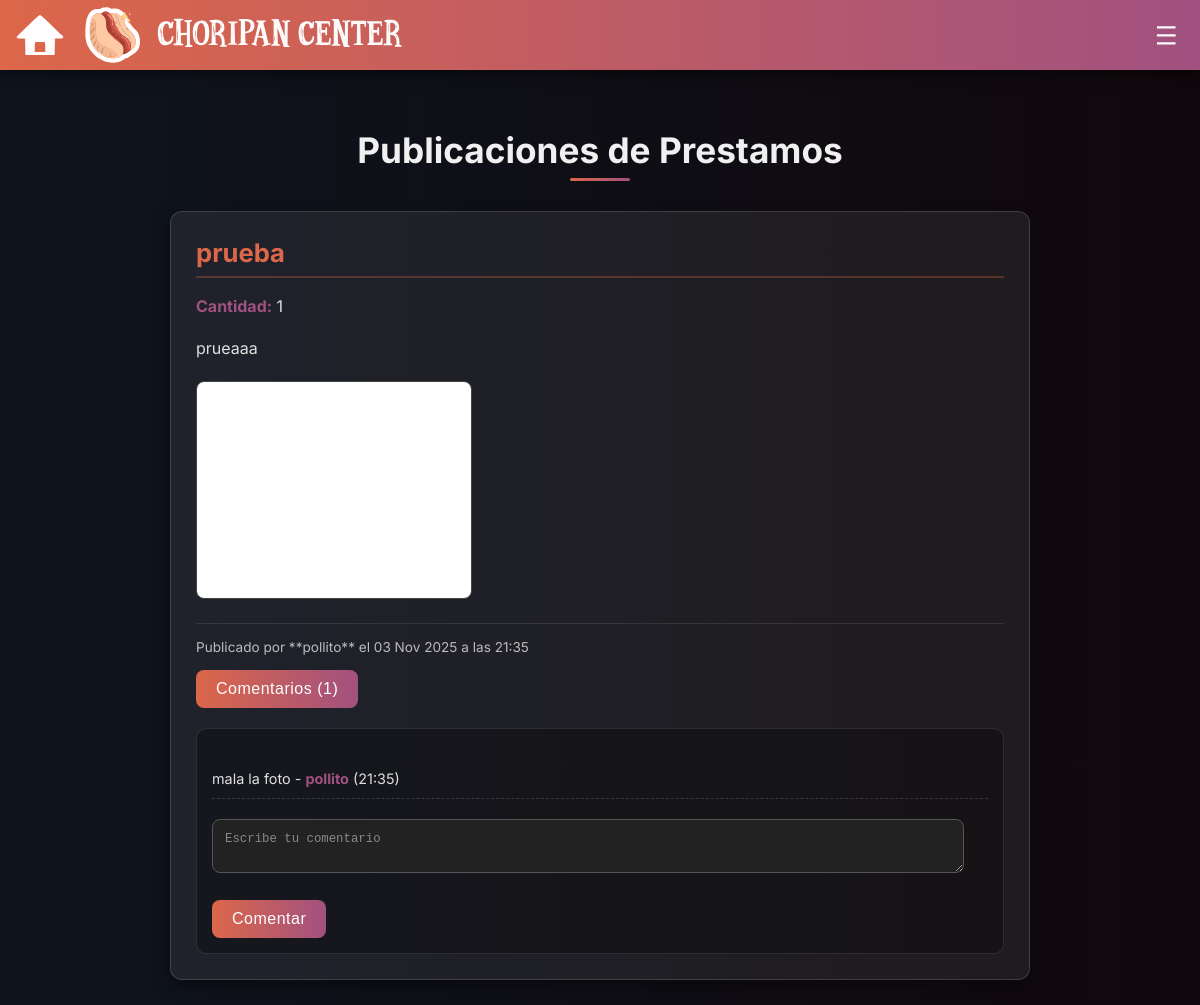
Before: /muros/prestamos/ with the older database file.
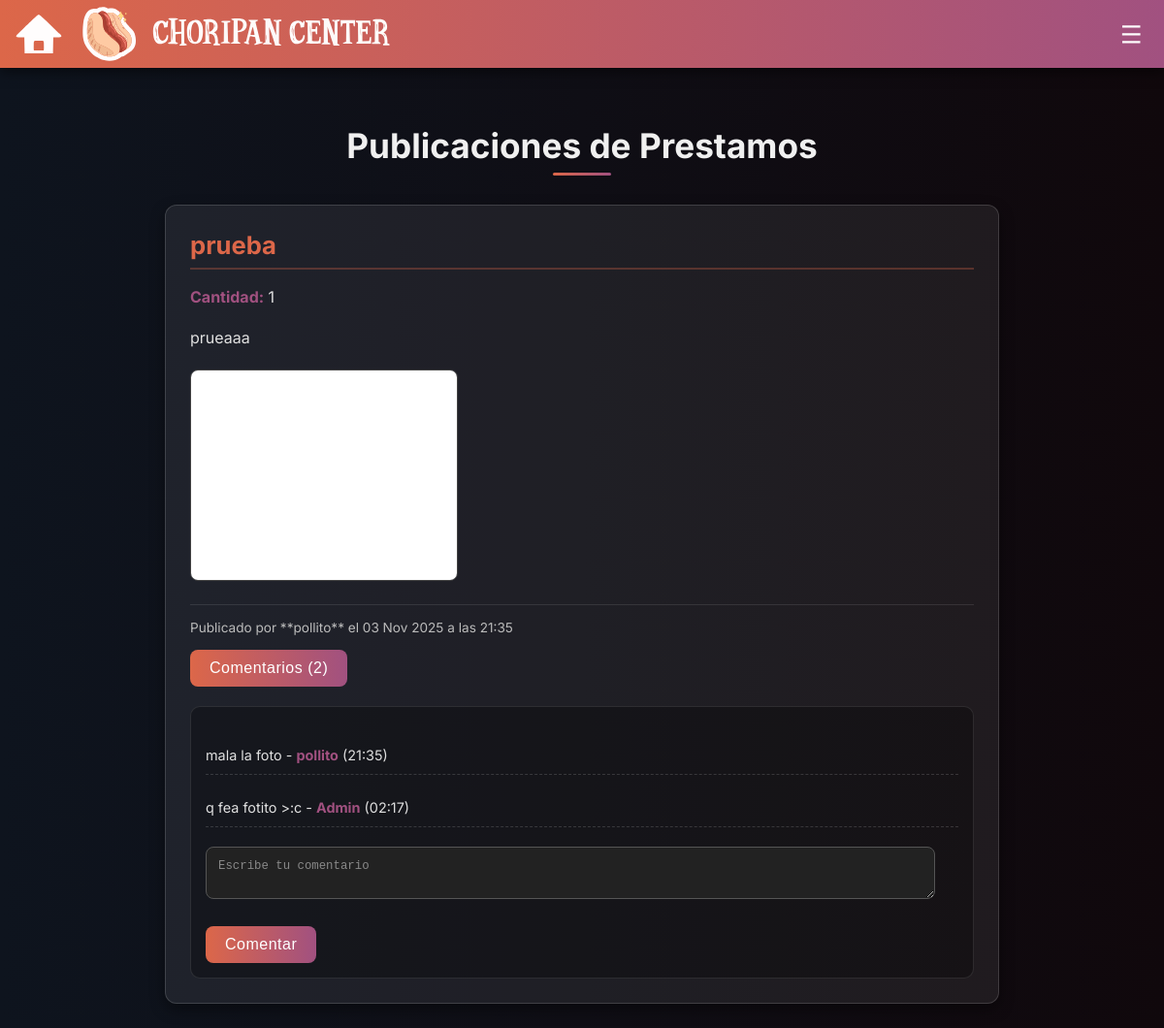
After: the same page with the newer database file.
### publicaciones/models.py (models this page shows)
class Publicacion(models.Model):
    usuario = models.ForeignKey(User, on_delete=models.CASCADE)
    tipoMuro = models.CharField(max_length=10, choices=TIPO_MURO)
    contenido = models.TextField(verbose_name='Comentario')
    fechaCreacion = models.DateTimeField(auto_now_add=True)
    modalidad = models.CharField(max_length=10, choices=MODALIDAD_SESION ,blank=True, null=True)
    tipoSesion = models.CharField(max_length=15, choices=TIPO_SESION,blank=True, null=True)
    asignatura = models.CharField(max_length=20, choices=DEPARTAMENTOS, blank=True, null=True)
    materialPrestamo = models.CharField(max_length=150, blank=True, null=True)
    cantMaterial = models.PositiveIntegerField(blank=True, null=True)
    titulo = models.CharField(max_length=150,blank=True, null=True)
    fotoMaterial = models.ImageField(upload_to='publicaciones_fotos/', blank=True, null=True)
    dias = models.CharField(max_length=15, choices=PREF_DIA, blank=True, null=True)
    Comunicacion = models.CharField(max_length=59, choices=TIPO_COMUNICACION, blank=True, null=True)
    metododeestudio = models.CharField(max_length=30, choices=METODO_DE_ESTUDIO, blank=True, null=True)

class Comentario(models.Model):
      publicacion = models.ForeignKey(Publicacion, on_delete=models.CASCADE, related_name='Comentarios')
      usuario = models.ForeignKey(User, on_delete=models.CASCADE)
      contenido = models.TextField(verbose_name='Comentario')
      fechaCreacion = models.DateTimeField(auto_now_add=True)

### publicaciones/views.py (the view)
# urls.py: path('muros/prestamos/', views.muro_prestamos_view, name='muro_prestamos'),
def muro_prestamos_view(request):
    publicaciones = Publicacion.objects.filter(tipoMuro = 'PRESTAMOS').order_by('fechaCreacion')
    datitos = {
        'nombre' : 'Prestamos',
        'publicacion' : publicaciones,
        'comentarios' : FormComentarios()
    }
    return render(request, 'Muros/muro_prestamo.html', datitos)

### publicaciones/forms.py
class FormComentarios(forms.ModelForm):
    class Meta:
        model = Comentario
        fields = ['contenido']
        labels = {'contenido': ''
                  }
        widgets = {
            'contenido': forms.Textarea(attrs={'rows': 2, 'placeholder': 'Escribe tu comentario','class': '#'})
        }

### publicaciones/templates/Muros/muro_prestamo.html (shortened to what this page needs)
{% load static %}
<!DOCTYPE html>
<html lang="es">
<head>
    <link rel="stylesheet" href="{% static 'muros/style_muro_prestamos.css' %}">
</head>
<body>
    <header class="navbar">
        <div class="logo-grupo-izquierdo">
            <a href="{% url 'home' %}" class="config-boton logo-casita">
                <img src="{% static 'images/logo-casita (2).svg' %}">
            </a>
            <img src="{% static 'images/logo-choripan.svg' %}">
        </div>
        <div class="Nav-Boton">
            <button class="config-boton menu-button" onclick="abrirmenu()">
                <img src="{% static 'images/logo-menu.svg' %}">
            </button>
        </div>
    </header>
    {% block content %}
    <div class="main-content">
        <h2>Publicaciones de {{ nombre }}</h2>
        {% for pub in publicacion %}
        <div class="publicacion-card">
            <h3>{{ pub.materialPrestamo }}</h3>
            <p><strong>Cantidad:</strong> {{ pub.cantMaterial }}</p>
            <p>{{ pub.contenido }}</p>
            {% if pub.fotoMaterial %}
                <img src="{{ pub.fotoMaterial.url }}"
                    alt="Imagen de {{ pub.materialPrestamo }}"
                    style="max-width: 100%; height: auto; border-radius: 8px; margin-top: 10px; border: 1px solid #444;">
            {% endif %}
            <div class="publicacion-meta">
                Publicado por **{{ pub.usuario.username }}** el {{ pub.fechaCreacion|date:"d M Y" }} a las {{ pub.fechaCreacion|date:"H:i" }}
            </div>
            <p style="margin-top: 15px;">
                <button onclick="verComentarios('comentarios-{{ pub.id }}')">
                    Comentarios ({{ pub.Comentarios.count }})
                </button>
            </p>
            <div id="comentarios-{{ pub.id }}">
                {% for comentario in pub.Comentarios.all %}
                    <p class="comentario-item">
                        {{ comentario.contenido }} -
                        <span style="font-weight: bold;">{{ comentario.usuario.username }}</span>
                        ({{ comentario.fechaCreacion|date:"H:i" }})
                    </p>
                {% empty %}
                    <p>No hay comentarios.</p>
                {% endfor %}
                <form method="POST" action="{% url 'crear_comentario' pub.id pub.tipoMuro %}" class="comentarios-form">
                    {{ comentarios.as_p }}
                    <button type="submit">Comentar</button>
                </form>
            </div>
        </div>
        {% empty %}
            <p>No hay publicaciones</p>
        {% endfor %}
    </div>
    {% endblock content %}
    </body>
</html>

### publicaciones/static/muros/style_muro_prestamos.css (style rules this page uses)
body { margin: 0; font-family: 'Inter', sans-serif; background: linear-gradient(90deg, #0e141e, #10080C); color: white; overflow-x: hidden; }
.navbar { background: linear-gradient(90deg, #DC6749, #A15180); box-shadow: 0 4px 12px rgba(0,0,0,0.5); display: flex; justify-content: space-between; align-items: center; padding:0px 15px; height: 70px; position: fixed; top: 0; left: 0; width: 100%; box-sizing: border-box; z-index: 1000; }
.Nav-Boton { display: flex; height: 100%; }
.logo-casita { background-color:none; height: 100%; margin-left: 0%; width: auto; padding: 0; display: flex; align-items: center; }
.logo-casita img { height: 50px; width: 50px; display: block; }
.logo-grupo-izquierdo { display: flex; align-items: center; gap: 15px; height: 100%; }
.logo-grupo-izquierdo img:nth-child(2) { height: 60px; width: auto; }
.config-boton { background: none; border: none; font-size: 14px; padding: 0; cursor: pointer; display: flex; align-items: center; justify-content: center; text-decoration: none; height: auto; color: white; }
.config-boton img { height: 55%; }
.main-content { padding-top: 100px; padding-left: 20px; padding-right: 20px; max-width: 900px; margin-left: auto; margin-right: auto; min-height: calc(100vh - 100px); box-sizing: border-box; }
.main-content > h2 { color: #f0f0f0; font-size: 2.2em; margin-bottom: 30px; text-align: center; position: relative; padding-bottom: 10px; }
.main-content > h2::after { content: ''; position: absolute; left: 50%; transform: translateX(-50%); bottom: 0; width: 60px; height: 3px; background: linear-gradient(90deg, #DC6749, #A15180); border-radius: 5px; }
.publicacion-card { background-color: rgba(255, 255, 255, 0.07); border-radius: 12px; padding: 25px; margin-bottom: 25px; box-shadow: 0 6px 15px rgba(0, 0, 0, 0.4); border: 1px solid rgba(255, 255, 255, 0.15); transition: transform 0.2s ease, box-shadow 0.2s ease; }
.publicacion-card h3 { color: #DC6749; font-size: 1.6em; margin-top: 0; margin-bottom: 10px; border-bottom: 2px solid rgba(220, 103, 73, 0.3); padding-bottom: 8px; }
.publicacion-card p { line-height: 1.6; margin-bottom: 10px; color: #e0e0e0; }
.publicacion-card p strong { color: #A15180; }
.publicacion-card button { background: linear-gradient(90deg, #DC6749, #A15180); border: none; color: white; padding: 10px 20px; border-radius: 8px; cursor: pointer; font-size: 1em; transition: all 0.3s ease; letter-spacing: 0.5px; }
.publicacion-meta { font-size: 0.85em; color: #bbb; margin-top: 20px; padding-top: 15px; border-top: 1px solid rgba(255, 255, 255, 0.1); }
div[id^="comentarios-"] { margin-top: 20px; padding: 15px; background-color: rgba(0, 0, 0, 0.3); border-radius: 10px; border: 1px solid rgba(255, 255, 255, 0.1); }
.comentario-item { border-bottom: 1px dashed rgba(255, 255, 255, 0.15); padding: 8px 0; font-size: 0.9em; color: #d0d0d0; }
.comentario-item span { font-weight: bold; color: #A15180; }
.comentarios-form { margin-top: 20px; }
.comentarios-form p { margin-bottom: 5px; }
.comentarios-form input[type="text"], .comentarios-form textarea { width: calc(100% - 24px); padding: 12px; margin-bottom: 15px; border-radius: 8px; border: 1px solid #555; background-color: #222; color: white; font-size: 0.95em; box-sizing: border-box; }
.comentarios-form input[type="text"]::placeholder, .comentarios-form textarea::placeholder { color: #888; }

Changed rows visible on the page:
computed for Publicacion "prueba": Comentarios.count "1" → "2"
added Comentario: contenido "q fea fotito >:c", usuario.username "Admin", fechaCreacion "02:17"
